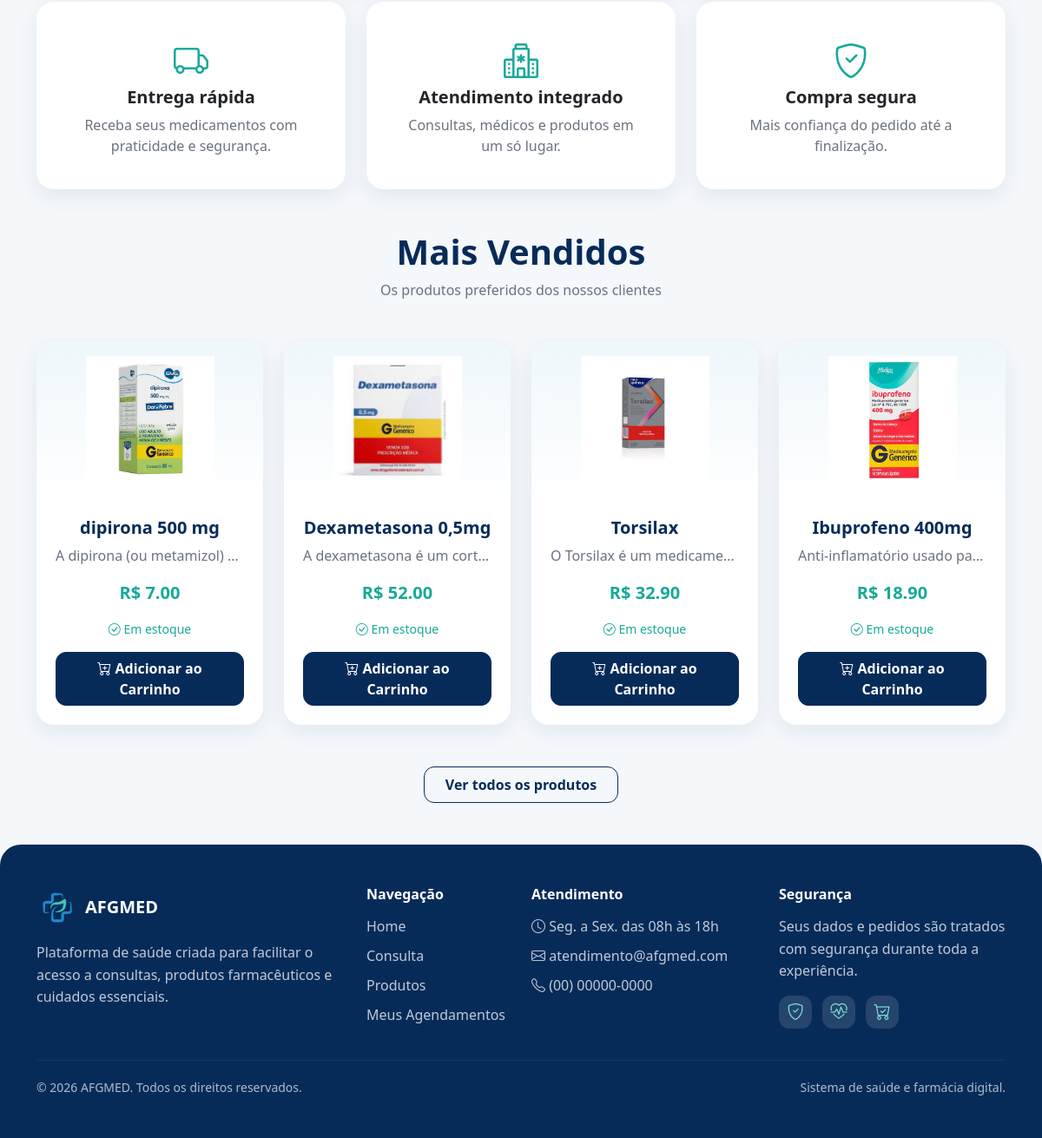
Before: / (lower part) with the older database file.
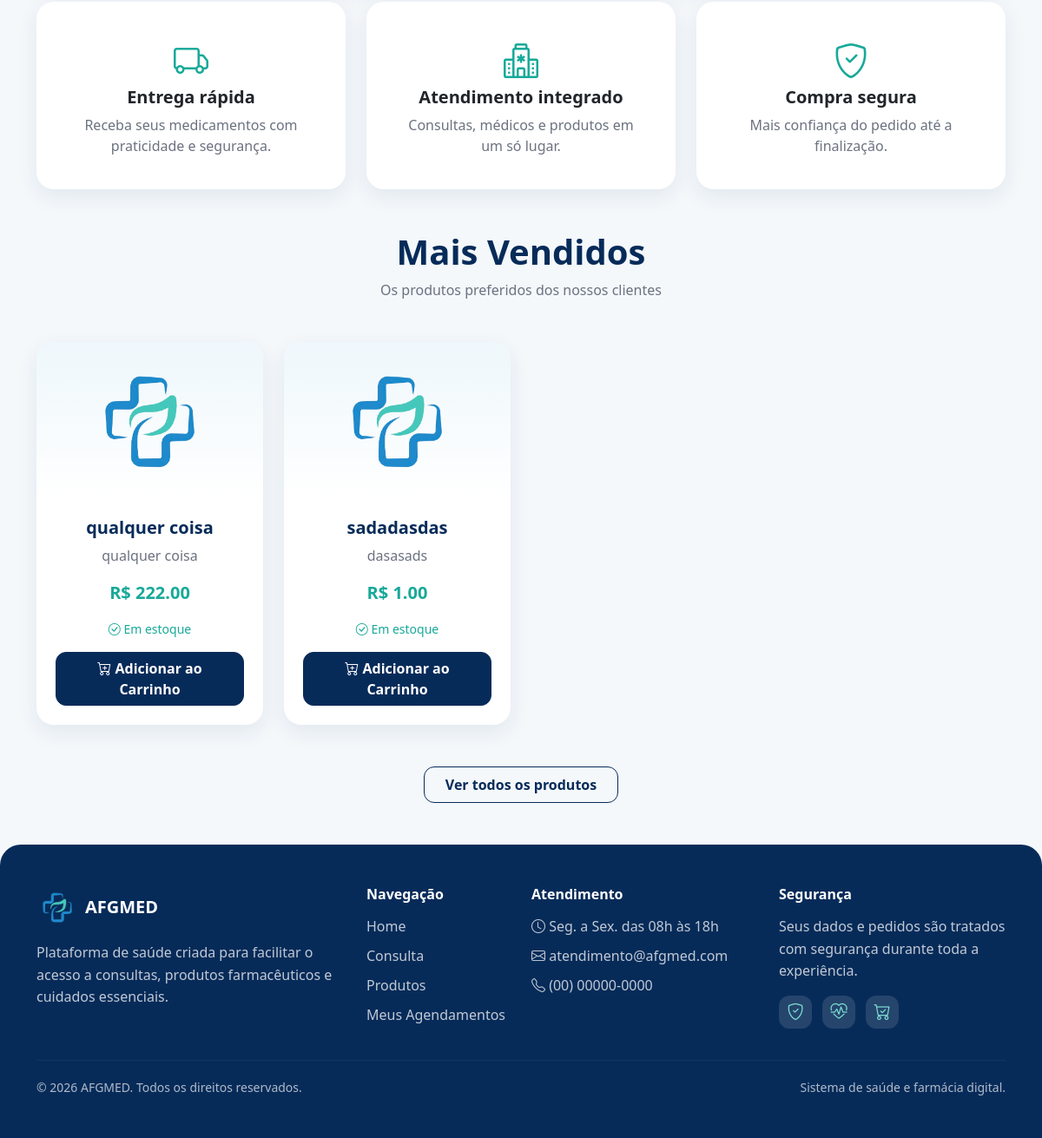
After: the same page with the newer database file.
### projetoafgmed/models.py (models this page shows)
class Produto(database.Model):
    id = database.Column(database.Integer, primary_key=True)
    nome = database.Column(database.String, nullable=False)
    descricao = database.Column(database.String)
    preco = database.Column(database.Float, nullable=False)
    estoque = database.Column(database.Integer, default=0)
    foto = database.Column(database.String, default="default.jpg")
    ativo = database.Column(database.Boolean, default=True, nullable=False)
    destaque_home = database.Column(database.Boolean, default=False, nullable=False)
    data_criacao = database.Column(database.DateTime, nullable=False, default=datetime.utcnow)

### projetoafgmed/routes.py (the view)
@app.route("/")
def homepage():
    produtos_destaque = Produto.query.filter_by(
        ativo=True,
        destaque_home=True
    ).limit(4).all()
    return render_template("homepage.html", produtos=produtos_destaque)

### projetoafgmed/routes.py (called while the page is built, shortened)
@app.context_processor
def carrinho_global():
    return {
        "carrinho": None,
        "itens_carrinho": [],
        "total_carrinho": 0,
        "quantidade_carrinho": 0
    }

### projetoafgmed/templates/homepage.html (shortened to what this page needs)
{% extends "base.html" %}
{% block content %}
<div class="row g-4 mb-5">
    <div class="col-md-4">
        <div class="card h-100 text-center shadow-sm p-3">
            <div class="card-body">
                <i class="bi bi-truck fs-1 text-success mb-3"></i>
                <h5 class="fw-bold">Entrega rápida</h5>
                <p class="text-muted mb-0">
                    Receba seus medicamentos com praticidade e segurança.
                </p>
            </div>
        </div>
    </div>
    <div class="col-md-4">
        <div class="card h-100 text-center shadow-sm p-3">
            <div class="card-body">
                <i class="bi bi-hospital fs-1 text-success mb-3"></i>
                <h5 class="fw-bold">Atendimento integrado</h5>
                <p class="text-muted mb-0">
                    Consultas, médicos e produtos em um só lugar.
                </p>
            </div>
        </div>
    </div>
    <div class="col-md-4">
        <div class="card h-100 text-center shadow-sm p-3">
            <div class="card-body">
                <i class="bi bi-shield-check fs-1 text-success mb-3"></i>
                <h5 class="fw-bold">Compra segura</h5>
                <p class="text-muted mb-0">
                    Mais confiança do pedido até a finalização.
                </p>
            </div>
        </div>
    </div>
</div>
<h1 class="text-center mb-2 fw-bold" style="color: #072B59;">
    Mais Vendidos
</h1>
<p class="text-center text-muted mb-4">
    Os produtos preferidos dos nossos clientes
</p>
<div class="row row-cols-1 row-cols-md-4 g-4 mt-3">
    {% for produto in produtos %}
    <div class="col">
        <div class="card h-100 text-center shadow-sm">
            <img src="{{ url_for('static', filename='fotos_produtos/' + produto.foto) }}"
                 class="card-img-top p-3"
                 style="height:180px; object-fit:contain;"
                 alt="{{ produto.nome }}">
            <div class="card-body d-flex flex-column">
                <h5 class="card-title fw-bold" style="color: #072B59;">
                    {{ produto.nome }}
                </h5>
                <p class="card-text text-truncate text-muted">
                    {{ produto.descricao }}
                </p>
                <p class="fw-bold text-success fs-5">
                    R$ {{ '%.2f' % produto.preco }}
                </p>
                {% if produto.estoque > 0 %}
                    <small class="text-success mb-3">
                        <i class="bi bi-check-circle"></i>
                        Em estoque
                    </small>
                    <form action="{{ url_for('adicionar_carrinho', id_produto=produto.id) }}"
                          method="post"
                          class="mt-auto">
                        <button type="submit" class="btn btn-primary w-100">
                            <i class="bi bi-cart-plus"></i>
                            Adicionar ao Carrinho
                        </button>
                    </form>
                {% endif %}
            </div>
        </div>
    </div>
    {% endfor %}
</div>
<div class="text-center mt-5">
    <a href="{{ url_for('produtos') }}" class="btn btn-outline-primary px-4 py-2 fw-bold">
        Ver todos os produtos
    </a>
</div>
{% endblock %}

### projetoafgmed/templates/base.html (shortened to what this page needs)
<!DOCTYPE html>
<html lang="pt-br">
<head>
    <link href="https://cdn.jsdelivr.net/npm/bootstrap@5.3.8/dist/css/bootstrap.min.css" rel="stylesheet">
    <link rel="stylesheet" href="https://cdn.jsdelivr.net/npm/bootstrap-icons@1.11.3/font/bootstrap-icons.css">
    <link rel="stylesheet" href="{{ url_for('static', filename='css/style.css') }}">
</head>
<body>
<main class="container mt-5">
    {% block content %}{% endblock %}
</main>
<footer class="footer-afg mt-5">
    <div class="container py-5">
        <div class="row g-4">
            <div class="col-md-4">
                <div class="d-flex align-items-center mb-3">
                    <img src="{{ url_for('static', filename='imagens/logo.jpg') }}" alt="Logo AFGMED" width="48" class="footer-logo me-2">
                    <h5 class="mb-0 fw-bold">AFGMED</h5>
                </div>
                <p class="footer-text">
                    Plataforma de saúde criada para facilitar o acesso a consultas,
                    produtos farmacêuticos e cuidados essenciais.
                </p>
            </div>
            <div class="col-md-2">
                <h6 class="footer-title">Navegação</h6>
                <ul class="footer-links">
                    <li><a href="{{ url_for('homepage') }}">Home</a></li>
                    <li><a href="{{ url_for('medicos') }}">Consulta</a></li>
                    <li><a href="{{ url_for('produtos') }}">Produtos</a></li>
                    <li><a href="{{ url_for('meus_agendamentos') }}">Meus Agendamentos</a></li>
                </ul>
            </div>
            <div class="col-md-3">
                <h6 class="footer-title">Atendimento</h6>
                <ul class="footer-links">
                    <li><i class="bi bi-clock"></i> Seg. a Sex. das 08h às 18h</li>
                    <li><i class="bi bi-envelope"></i> atendimento@afgmed.com</li>
                    <li><i class="bi bi-telephone"></i> (00) 00000-0000</li>
                </ul>
            </div>
            <div class="col-md-3">
                <h6 class="footer-title">Segurança</h6>
                <p class="footer-text">
                    Seus dados e pedidos são tratados com segurança durante toda a experiência.
                </p>
                <div class="footer-icons">
                    <i class="bi bi-shield-check"></i>
                    <i class="bi bi-heart-pulse"></i>
                    <i class="bi bi-cart-check"></i>
                </div>
            </div>
        </div>
        <hr class="footer-line">
        <div class="d-flex flex-column flex-md-row justify-content-between align-items-center gap-2">
            <small>© 2026 AFGMED. Todos os direitos reservados.</small>
            <small>Sistema de saúde e farmácia digital.</small>
        </div>
    </div>
</footer>
</body>
</html>

### projetoafgmed/static/css/style.css (style rules this page uses)
body { background: #f4f8fb; color: #273444; font-family: 'Segoe UI', Tahoma, Geneva, Verdana, sans-serif; }
.btn { border-radius: 12px; transition: .2s ease; }
.btn-primary { background-color: #072B59; border-color: #072B59; font-weight: 700; }
.btn-outline-primary { color: #072B59; border-color: #072B59; border-radius: 12px; font-weight: 700; }
.card { border: none; border-radius: 20px; overflow: hidden; transition: .25s ease; box-shadow: 0 8px 24px rgba(7,43,89,.08) !important; }
.card-body { padding: 22px; }
.card-title { color: #072B59; }
.card-img-top { background: linear-gradient(180deg, #eef7fb, #ffffff); }
h1.text-center { color: #072B59; font-weight: 800; margin-top: 20px; }
.text-muted { color: #6b7280 !important; }
.text-success { color: #18A999 !important; }
.footer-afg { background: #072B59; color: #ffffff; border-radius: 24px 24px 0 0; }
.footer-logo { border-radius: 10px; object-fit: cover; }
.footer-text { color: rgba(255, 255, 255, 0.75); line-height: 1.6; margin-bottom: 0; }
.footer-title { font-weight: 700; margin-bottom: 15px; color: #ffffff; }
.footer-links { list-style: none; padding: 0; margin: 0; }
.footer-links li { margin-bottom: 10px; color: rgba(255, 255, 255, 0.75); }
.footer-links a { color: rgba(255, 255, 255, 0.75); text-decoration: none; transition: .2s ease; }
.footer-icons { display: flex; gap: 12px; margin-top: 15px; }
.footer-icons i { width: 38px; height: 38px; background: rgba(255, 255, 255, 0.12); color: #7ee0d2; border-radius: 12px; display: grid; place-items: center; font-size: 1.2rem; }
.footer-line { border-color: rgba(255, 255, 255, 0.18); margin: 30px 0 20px; }
.footer-afg small { color: rgba(255, 255, 255, 0.68); }

Changed rows visible on the page:
removed Produto: foto (picture), nome "Torsilax", descricao "O Torsilax é um medicame…", preco "32.90"
removed Produto: foto (picture), nome "Ibuprofeno 400mg", descricao "Anti-inflamatório usado pa…", preco "18.90"
changed Produto: foto: a different picture; nome "dipirona 500 mg" → "qualquer coisa"; descricao "A dipirona (ou metamizol)…" → "qualquer coisa"; preco "7.00" → "222.00"
changed Produto: foto: a different picture; nome "Dexametasona 0,5mg" → "sadadasdas"; descricao "A dexametasona é um cort…" → "dasasads"; preco "52.00" → "1.00"
